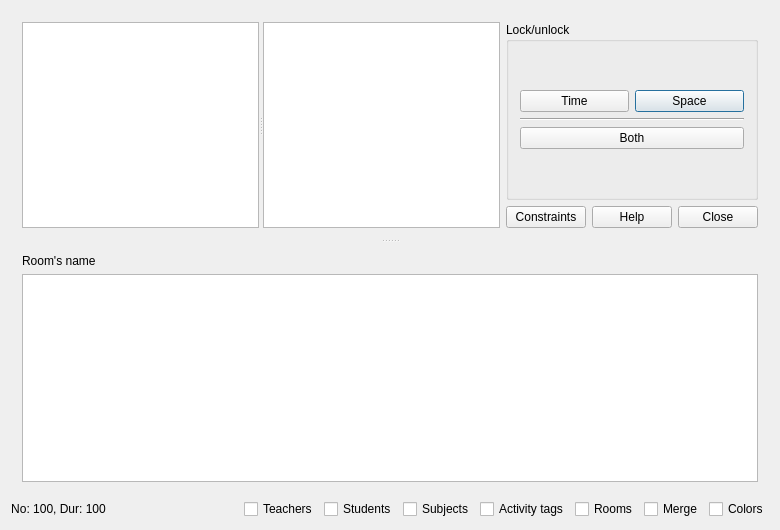
<?xml version="1.0" encoding="UTF-8"?>
<ui version="4.0">
 <class>TimetableViewRoomsDaysHorizontalForm_template</class>
 <widget class="QDialog" name="TimetableViewRoomsDaysHorizontalForm_template">
  <property name="geometry">
   <rect>
    <x>0</x>
    <y>0</y>
    <width>780</width>
    <height>530</height>
   </rect>
  </property>
  <property name="windowTitle">
   <string extracomment="Title of dialog">View rooms days horizontal timetable</string>
  </property>
  <layout class="QGridLayout" name="gridLayout_2">
   <item row="0" column="0">
    <widget class="QSplitter" name="horizontalSplitter">
     <property name="orientation">
      <enum>Qt::Vertical</enum>
     </property>
     <widget class="QWidget" name="layoutWidget">
      <layout class="QHBoxLayout" name="horizontalLayout_3">
       <item>
        <widget class="QSplitter" name="verticalSplitter">
         <property name="orientation">
          <enum>Qt::Horizontal</enum>
         </property>
         <widget class="QListWidget" name="roomsListWidget"/>
         <widget class="QTextEdit" name="detailsTextEdit"/>
        </widget>
       </item>
       <item>
        <layout class="QVBoxLayout" name="verticalLayout_2">
         <item>
          <widget class="QGroupBox" name="groupBox">
           <property name="title">
            <string extracomment="This is a group box for locking/unlocking buttons">Lock/unlock</string>
           </property>
           <layout class="QGridLayout" name="gridLayout_3">
            <item row="0" column="0">
             <layout class="QGridLayout" name="gridLayout">
              <item row="0" column="1">
               <widget class="QPushButton" name="lockSpacePushButton">
                <property name="text">
                 <string extracomment="This is a button in a timetable view dialog (There are 3 buttons in total, user can toggle locked/unlocked time, space or both).">Space</string>
                </property>
               </widget>
              </item>
              <item row="0" column="0">
               <widget class="QPushButton" name="lockTimePushButton">
                <property name="text">
                 <string extracomment="This is a button in a timetable view dialog (There are 3 buttons in total, user can toggle locked/unlocked time, space or both).">Time</string>
                </property>
               </widget>
              </item>
              <item row="1" column="0" colspan="2">
               <widget class="Line" name="line">
                <property name="orientation">
                 <enum>Qt::Horizontal</enum>
                </property>
               </widget>
              </item>
              <item row="2" column="0" colspan="2">
               <widget class="QPushButton" name="lockTimeSpacePushButton">
                <property name="text">
                 <string extracomment="This is a button in a timetable view dialog (There are 3 buttons in total, user can toggle locked/unlocked time, space or both).">Both</string>
                </property>
                <property name="shortcut">
                 <string/>
                </property>
               </widget>
              </item>
             </layout>
            </item>
           </layout>
          </widget>
         </item>
         <item>
          <layout class="QHBoxLayout" name="horizontalLayout">
           <item>
            <widget class="QPushButton" name="constraintsPushButton">
             <property name="text">
              <string>Constraints</string>
             </property>
            </widget>
           </item>
           <item>
            <widget class="QPushButton" name="helpPushButton">
             <property name="text">
              <string>Help</string>
             </property>
            </widget>
           </item>
           <item>
            <widget class="QPushButton" name="closePushButton">
             <property name="text">
              <string>Close</string>
             </property>
            </widget>
           </item>
          </layout>
         </item>
        </layout>
       </item>
      </layout>
     </widget>
     <widget class="QWidget" name="layoutWidget2">
      <layout class="QVBoxLayout" name="verticalLayout">
       <item>
        <widget class="QLabel" name="roomNameTextLabel">
         <property name="sizePolicy">
          <sizepolicy hsizetype="Minimum" vsizetype="Minimum">
           <horstretch>0</horstretch>
           <verstretch>0</verstretch>
          </sizepolicy>
         </property>
         <property name="text">
          <string>Room's name</string>
         </property>
         <property name="wordWrap">
          <bool>true</bool>
         </property>
        </widget>
       </item>
       <item>
        <widget class="QTableWidget" name="roomsTimetableTable"/>
       </item>
      </layout>
     </widget>
    </widget>
   </item>
   <item row="1" column="0">
    <layout class="QHBoxLayout" name="horizontalLayout_4">
     <item>
      <widget class="QLabel" name="numberAndDurationTextLabel">
       <property name="text">
        <string notr="true">No: 100, Dur: 100</string>
       </property>
       <property name="alignment">
        <set>Qt::AlignCenter</set>
       </property>
       <property name="wordWrap">
        <bool>false</bool>
       </property>
      </widget>
     </item>
     <item>
      <spacer name="horizontalSpacer">
       <property name="orientation">
        <enum>Qt::Horizontal</enum>
       </property>
       <property name="sizeHint" stdset="0">
        <size>
         <width>40</width>
         <height>20</height>
        </size>
       </property>
      </spacer>
     </item>
     <item>
      <widget class="QCheckBox" name="teachersCheckBox">
       <property name="text">
        <string>Teachers</string>
       </property>
      </widget>
     </item>
     <item>
      <widget class="QCheckBox" name="studentsCheckBox">
       <property name="text">
        <string>Students</string>
       </property>
      </widget>
     </item>
     <item>
      <widget class="QCheckBox" name="subjectsCheckBox">
       <property name="text">
        <string>Subjects</string>
       </property>
      </widget>
     </item>
     <item>
      <widget class="QCheckBox" name="activityTagsCheckBox">
       <property name="text">
        <string>Activity tags</string>
       </property>
      </widget>
     </item>
     <item>
      <widget class="QCheckBox" name="roomsCheckBox">
       <property name="text">
        <string>Rooms</string>
       </property>
      </widget>
     </item>
     <item>
      <widget class="QCheckBox" name="spanCheckBox">
       <property name="text">
        <string extracomment="It means that the cells for the same activity will be merged.">Merge</string>
       </property>
      </widget>
     </item>
     <item>
      <widget class="QCheckBox" name="colorsCheckBox">
       <property name="text">
        <string extracomment="It means to use colors in the timetable view.">Colors</string>
       </property>
      </widget>
     </item>
    </layout>
   </item>
  </layout>
 </widget>
 <layoutdefault spacing="6" margin="11"/>
 <resources/>
 <connections/>
</ui>
